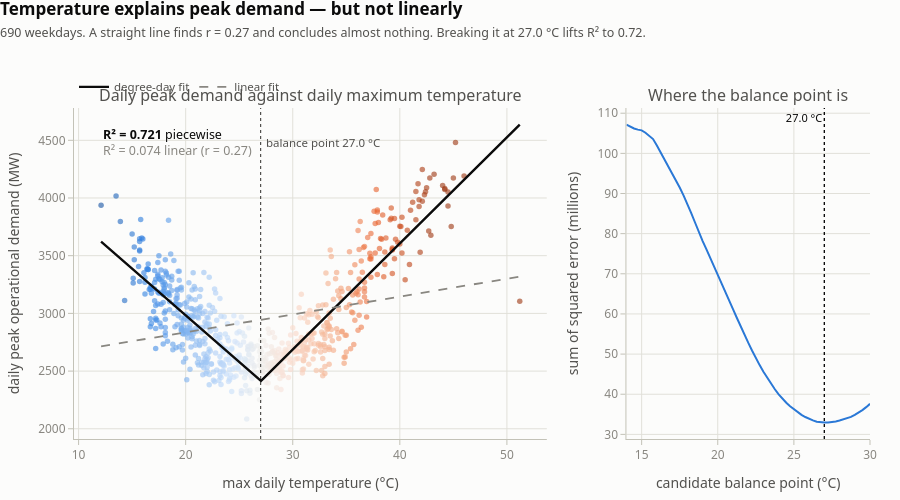

Here is the notebook cell this chart was saved with:
### Markdown cell above
### 3. The U-curve, and the balance point

This is the chart the notebook exists for.

Daily maximum temperature against daily peak operational demand, weekdays only. The linear
correlation is **r = 0.27**, which on its own would retire the variable. The scatter says why that
number is meaningless: the relationship is a **U**. Demand rises when it is hot because of air
conditioning and rises when it is cold because of resistive heating, and a straight line through a U
measures the difference between two opposite slopes rather than the strength of either.

The fit is the standard degree-day decomposition, with one difference: the **balance point is
located from the data** rather than assumed. Northern-hemisphere convention puts it at 18 degC, which
is simply wrong here — the search over 14 to 30 degC in quarter-degree steps puts the SSE minimum at
**27.0 degC**. Below it, each degree colder adds about 81 MW to the peak; above it, each degree
hotter adds about 92 MW.

Two honest caveats sit on this fit. The cold arm rests on thin data — Perth barely gets cold, and
only four weekdays in three years fall below 15 degC — so the heating slope is the less certain of the
two, and the fit should not be extrapolated below about 12 degC. And temperature is not the only thing
that moved over three years: the comparability checks at the end separate the weather response from
the trend, and refit the balance point on every other station, where it proves less stable than a
single fit suggests.

### Code cell
# ── Chart 3: the U-curve and the fitted balance point ────────────────────────
# Weekdays only. Weekend demand is a different regime (chart 3b below tests that),
# and mixing the two would let the day-of-week effect leak into the temperature one.
wd = day[~day.is_weekend].copy()


def dd_fit(frame, bp):
    """Least-squares peak ~ 1 + CDD + HDD at a given balance point."""
    cdd = np.maximum(frame.tmax - bp, 0.0)
    hdd = np.maximum(bp - frame.tmax, 0.0)
    X = np.column_stack([np.ones(len(frame)), cdd, hdd])
    coef, *_ = np.linalg.lstsq(X, frame.peak.values, rcond=None)
    resid = X @ coef - frame.peak.values
    sse = float((resid ** 2).sum())
    sst = float(((frame.peak - frame.peak.mean()) ** 2).sum())
    return coef, sse, 1 - sse / sst


# Locate the balance point by exhaustive search rather than convention.
grid = np.arange(14.0, 30.01, 0.25)
scan = [(bp,) + dd_fit(wd, bp)[1:] for bp in grid]
sse_by_bp = pd.Series({bp: s for bp, s, _ in scan})
BP = float(sse_by_bp.idxmin())
COEF, _, R2 = dd_fit(wd, BP)
r_lin = float(np.corrcoef(wd.tmax, wd.peak)[0, 1])

fig = make_subplots(rows=1, cols=2, horizontal_spacing=0.10, column_widths=[0.66, 0.34],
                    subplot_titles=["Daily peak demand against daily maximum temperature",
                                    "Where the balance point is"])

# Points coloured by their own temperature, on the diverging scale centred at BP.
fig.add_trace(go.Scatter(
    x=wd.tmax, y=wd.peak, mode='markers', name='weekday',
    marker=dict(size=5.5, opacity=0.62, color=wd.tmax, colorscale=DIVERGING,
                cmin=BP - 16, cmax=BP + 16, line=dict(width=0)),
    hovertemplate="%{x:.1f} °C<br>%{y:,.0f} MW<extra></extra>", showlegend=False), row=1, col=1)

xs = np.linspace(wd.tmax.min(), wd.tmax.max(), 200)
ys = COEF[0] + COEF[1] * np.maximum(xs - BP, 0) + COEF[2] * np.maximum(BP - xs, 0)
fig.add_trace(go.Scatter(x=xs, y=ys, mode='lines', name='degree-day fit',
                         line=dict(color=INK, width=2.4),
                         hovertemplate="%{x:.1f} °C<br>fit %{y:,.0f} MW<extra></extra>"),
              row=1, col=1)

# The straight line that r = 0.27 describes, for contrast.
sl, ic = np.polyfit(wd.tmax, wd.peak, 1)
fig.add_trace(go.Scatter(x=xs, y=ic + sl * xs, mode='lines', name='linear fit',
                         line=dict(color=MUTED, width=1.8, dash='dash'),
                         hovertemplate="%{x:.1f} °C<br>linear %{y:,.0f} MW<extra></extra>"),
              row=1, col=1)

fig.add_vline(x=BP, line=dict(color=INK_2, width=1.2, dash='dot'), row=1, col=1)
fig.add_annotation(x=BP, y=wd.peak.max(), text=f" balance point {BP:.1f} °C", showarrow=False,
                   xanchor='left', font=dict(size=11.5, color=INK_2), row=1, col=1)
fig.add_annotation(
    x=wd.tmax.min(), y=wd.peak.max(), xanchor='left', showarrow=False,
    text=(f"<b>R² = {R2:.3f}</b> piecewise<br>"
          f"<span style='color:{MUTED}'>R² = {r_lin ** 2:.3f} linear (r = {r_lin:.2f})</span>"),
    align='left', font=dict(size=12.5, color=INK), row=1, col=1)

fig.add_trace(go.Scatter(x=sse_by_bp.index, y=sse_by_bp.values / 1e6, mode='lines',
                         line=dict(color=BLUE, width=2), showlegend=False,
                         hovertemplate="bp %{x:.2f} °C<br>SSE %{y:,.0f}M<extra></extra>"),
              row=1, col=2)
fig.add_vline(x=BP, line=dict(color=INK, width=1.4, dash='dot'),
              annotation_text=f" {BP:.1f} °C", annotation_position="top left",
              annotation_font=dict(size=11, color=INK), row=1, col=2)

fig.update_xaxes(title_text="max daily temperature (°C)", row=1, col=1)
fig.update_yaxes(title_text="daily peak operational demand (MW)", row=1, col=1)
fig.update_xaxes(title_text="candidate balance point (°C)", row=1, col=2)
fig.update_yaxes(title_text="sum of squared error (millions)", row=1, col=2)
style(fig, "Temperature explains peak demand — but not linearly",
      f"{len(wd)} weekdays. A straight line finds r = {r_lin:.2f} and concludes almost nothing. "
      f"Breaking it at {BP:.1f} °C lifts R² to {R2:.2f}.",
      height=500, hover='closest', legend_y=1.02)
fig.show()

print(f"balance point   {BP:.2f} °C   (searched {grid.min():.0f}-{grid.max():.0f} °C, "
      f"{len(grid)} candidates)")
print(f"base load       {COEF[0]:,.0f} MW at the balance point")
print(f"cooling slope  +{COEF[1]:.1f} MW per degree above")
print(f"heating slope  +{COEF[2]:.1f} MW per degree below")
print(f"R²              {R2:.3f}  (linear r² would be {r_lin ** 2:.3f})")
print(f"\ncold-arm support: {int((wd.tmax < 20).sum())} weekdays below 20 °C, "
      f"{int((wd.tmax < 15).sum())} below 15 °C — the heating slope is the softer of the two.")

### Figure 1 — Plotly figure (JSON) as saved in the notebook; plotly's stock layout.template omitted (floating-point values rounded to 4 significant figures; data arrays with more than 128 entries replaced by an {"elided": "..."} marker saying what was removed)
{"data": [{"hovertemplate": "%{x:.1f} °C<br>%{y:,.0f} MW<extra></extra>", "marker": {"cmax": 43, "cmin": 11, "color": {"elided": "690 float values"}, "colorscale": [[0, "#184f95"], [0.08333, "#256abf"], [0.1667, "#3987e5"], [0.25, "#6da7ec"], [0.3333, "#9ec5f4"], [0.4167, "#cde2fb"], [0.5, "#f0efec"], [0.5833, "#fbe0d4"], [0.6667, "#f7c0a3"], [0.75, "#f39d73"], [0.8333, "#eb6834"], [0.9167, "#c94e1f"], [1, "#a03c17"]], "line": {"width": 0}, "opacity": 0.62, "size": 5.5}, "mode": "markers", "name": "weekday", "showlegend": false, "type": "scatter", "x": {"elided": "690 float values"}, "xaxis": "x", "y": {"elided": "690 float values"}, "yaxis": "y"}, {"hovertemplate": "%{x:.1f} °C<br>fit %{y:,.0f} MW<extra></extra>", "line": {"color": "#0b0b0b", "width": 2.4}, "mode": "lines", "name": "degree-day fit", "type": "scatter", "x": {"elided": "200 float values"}, "xaxis": "x", "y": {"elided": "200 float values"}, "yaxis": "y"}, {"hovertemplate": "%{x:.1f} °C<br>linear %{y:,.0f} MW<extra></extra>", "line": {"color": "#898781", "dash": "dash", "width": 1.8}, "mode": "lines", "name": "linear fit", "type": "scatter", "x": {"elided": "200 float values"}, "xaxis": "x", "y": {"elided": "200 float values"}, "yaxis": "y"}, {"hovertemplate": "bp %{x:.2f} °C<br>SSE %{y:,.0f}M<extra></extra>", "line": {"color": "#2a78d6", "width": 2}, "mode": "lines", "showlegend": false, "type": "scatter", "x": [14.0, 14.25, 14.5, 14.75, 15.0, 15.25, 15.5, 15.75, 16.0, 16.25, 16.5, 16.75, 17.0, 17.25, 17.5, 17.75, 18.0, 18.25, 18.5, 18.75, 19.0, 19.25, 19.5, 19.75, 20.0, 20.25, 20.5, 20.75, 21.0, 21.25, 21.5, 21.75, 22.0, 22.25, 22.5, 22.75, 23.0, 23.25, 23.5, 23.75, 24.0, 24.25, 24.5, 24.75, 25.0, 25.25, 25.5, 25.75, 26.0, 26.25, 26.5, 26.75, 27.0, 27.25, 27.5, 27.75, 28.0, 28.25, 28.5, 28.75, 29.0, 29.25, 29.5, 29.75, 30.0], "xaxis": "x2", "y": [107.2, 106.6, 106.2, 105.9, 105.7, 105.1, 104.4, 103.6, 102.0, 100.3, 98.64, 96.77, 94.97, 93.26, 91.5, 89.53, 87.56, 85.19, 82.84, 80.4, 78.21, 76.15, 73.96, 71.68, 69.55, 67.53, 65.47, 63.37, 61.18, 59.05, 56.89, 54.83, 52.84, 50.9, 48.97, 47.26, 45.59, 44.09, 42.62, 41.23, 39.98, 38.84, 37.87, 37.02, 36.23, 35.48, 34.86, 34.32, 33.86, 33.48, 33.17, 33.0, 32.97, 32.98, 33.06, 33.22, 33.44, 33.68, 33.98, 34.35, 34.83, 35.4, 36.04, 36.78, 37.61], "yaxis": "y2"}], "layout": {"annotations": [{"font": {"size": 16}, "showarrow": false, "text": "Daily peak demand against daily maximum temperature", "x": 0.297, "xanchor": "center", "xref": "paper", "y": 1, "yanchor": "bottom", "yref": "paper"}, {"font": {"size": 16}, "showarrow": false, "text": "Where the balance point is", "x": 0.847, "xanchor": "center", "xref": "paper", "y": 1, "yanchor": "bottom", "yref": "paper"}, {"font": {"color": "#52514e", "size": 11.5}, "showarrow": false, "text": " balance point 27.0 °C", "x": 27, "xanchor": "left", "xref": "x", "y": 4482.0, "yref": "y"}, {"align": "left", "font": {"color": "#0b0b0b", "size": 12.5}, "showarrow": false, "text": "<b>R² = 0.721</b> piecewise<br><span style='color:#898781'>R² = 0.074 linear (r = 0.27)</span>", "x": 12.1, "xanchor": "left", "xref": "x", "y": 4482.0, "yref": "y"}, {"font": {"color": "#0b0b0b", "size": 11}, "showarrow": false, "text": " 27.0 °C", "x": 27, "xanchor": "right", "xref": "x2", "y": 1, "yanchor": "top", "yref": "y2 domain"}], "font": {"color": "#52514e", "family": "system-ui, -apple-system, Segoe UI, sans-serif", "size": 12}, "height": 500, "hovermode": "closest", "legend": {"bgcolor": "rgba(0,0,0,0)", "font": {"size": 11.5}, "orientation": "h", "x": 0, "xanchor": "left", "y": 1.02, "yanchor": "bottom"}, "margin": {"b": 58, "l": 74, "r": 30, "t": 108}, "paper_bgcolor": "#fcfcfb", "plot_bgcolor": "#fcfcfb", "shapes": [{"line": {"color": "#52514e", "dash": "dot", "width": 1.2}, "type": "line", "x0": 27, "x1": 27, "xref": "x", "y0": 0, "y1": 1, "yref": "y domain"}, {"line": {"color": "#0b0b0b", "dash": "dot", "width": 1.4}, "type": "line", "x0": 27, "x1": 27, "xref": "x2", "y0": 0, "y1": 1, "yref": "y2 domain"}], "showlegend": true, "title": {"font": {"color": "#0b0b0b", "size": 17}, "text": "<b>Temperature explains peak demand — but not linearly</b><br><span style='font-size:12.5px;color:#52514e'>690 weekdays. A straight line finds r = 0.27 and concludes almost nothing. Breaking it at 27.0 °C lifts R² to 0.72.</span>", "x": 0, "xanchor": "left", "y": 0.97}, "xaxis": {"anchor": "y", "domain": [0, 0.594], "gridcolor": "#e1e0d9", "linecolor": "#c3c2b7", "tickcolor": "#c3c2b7", "tickfont": {"color": "#898781"}, "ticks": "outside", "title": {"text": "max daily temperature (°C)"}, "zeroline": false}, "xaxis2": {"anchor": "y2", "domain": [0.694, 1], "gridcolor": "#e1e0d9", "linecolor": "#c3c2b7", "tickcolor": "#c3c2b7", "tickfont": {"color": "#898781"}, "ticks": "outside", "title": {"text": "candidate balance point (°C)"}, "zeroline": false}, "yaxis": {"anchor": "x", "domain": [0, 1], "gridcolor": "#e1e0d9", "linecolor": "#c3c2b7", "tickcolor": "#c3c2b7", "tickfont": {"color": "#898781"}, "ticks": "outside", "title": {"text": "daily peak operational demand (MW)"}, "zeroline": false}, "yaxis2": {"anchor": "x2", "domain": [0, 1], "gridcolor": "#e1e0d9", "linecolor": "#c3c2b7", "tickcolor": "#c3c2b7", "tickfont": {"color": "#898781"}, "ticks": "outside", "title": {"text": "sum of squared error (millions)"}, "zeroline": false}}}
